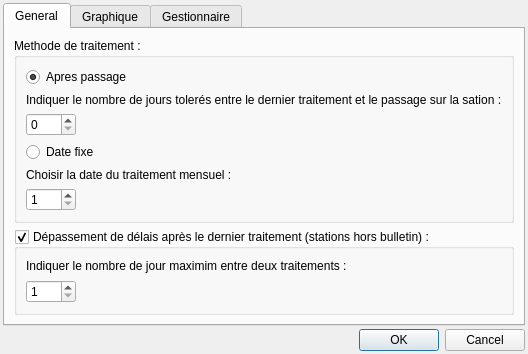
<?xml version="1.0" encoding="UTF-8"?>
<ui version="4.0">
 <class>options</class>
 <widget class="QDialog" name="options">
  <property name="windowModality">
   <enum>Qt::WindowModal</enum>
  </property>
  <property name="geometry">
   <rect>
    <x>0</x>
    <y>0</y>
    <width>497</width>
    <height>325</height>
   </rect>
  </property>
  <property name="windowTitle">
   <string>Options...</string>
  </property>
  <layout class="QVBoxLayout" name="verticalLayout">
   <property name="spacing">
    <number>3</number>
   </property>
   <property name="leftMargin">
    <number>3</number>
   </property>
   <property name="topMargin">
    <number>3</number>
   </property>
   <property name="rightMargin">
    <number>3</number>
   </property>
   <property name="bottomMargin">
    <number>3</number>
   </property>
   <item>
    <widget class="QTabWidget" name="generalTab">
     <property name="currentIndex">
      <number>0</number>
     </property>
     <widget class="QWidget" name="generalTabLayout">
      <attribute name="title">
       <string>General</string>
      </attribute>
      <layout class="QVBoxLayout" name="verticalLayout_2">
       <item>
        <layout class="QGridLayout" name="gridLayout">
         <item row="0" column="0" colspan="2">
          <widget class="QGroupBox" name="processingMethodBox">
           <property name="title">
            <string>Methode de traitement :</string>
           </property>
           <property name="checkable">
            <bool>false</bool>
           </property>
           <layout class="QGridLayout" name="gridLayout_3">
            <item row="4" column="0">
             <widget class="QRadioButton" name="afterPassage">
              <property name="text">
               <string>Apres passage</string>
              </property>
              <property name="checked">
               <bool>true</bool>
              </property>
             </widget>
            </item>
            <item row="7" column="0">
             <widget class="QRadioButton" name="fixedDate">
              <property name="text">
               <string>Date fixe</string>
              </property>
             </widget>
            </item>
            <item row="11" column="0">
             <widget class="QSpinBox" name="fixedDateInt">
              <property name="maximumSize">
               <size>
                <width>50</width>
                <height>16777215</height>
               </size>
              </property>
              <property name="minimum">
               <number>1</number>
              </property>
              <property name="maximum">
               <number>31</number>
              </property>
             </widget>
            </item>
            <item row="6" column="0">
             <widget class="QSpinBox" name="toleranceInt">
              <property name="maximumSize">
               <size>
                <width>50</width>
                <height>16777215</height>
               </size>
              </property>
              <property name="accelerated">
               <bool>true</bool>
              </property>
             </widget>
            </item>
            <item row="10" column="0">
             <widget class="QLabel" name="label_3">
              <property name="text">
               <string>Choisir la date du traitement mensuel :</string>
              </property>
             </widget>
            </item>
            <item row="5" column="0">
             <widget class="QLabel" name="label">
              <property name="text">
               <string>Indiquer le nombre de jours tolerés entre le dernier traitement et le passage sur la sation :</string>
              </property>
             </widget>
            </item>
           </layout>
          </widget>
         </item>
        </layout>
       </item>
       <item>
        <widget class="QGroupBox" name="dayNumberBox">
         <property name="title">
          <string>Dépassement de délais après le dernier traitement (stations hors bulletin) :</string>
         </property>
         <property name="checkable">
          <bool>true</bool>
         </property>
         <layout class="QVBoxLayout" name="verticalLayout_4">
          <item>
           <widget class="QLabel" name="timeOutDayLabel">
            <property name="text">
             <string>Indiquer le nombre de jour maximim entre deux traitements :</string>
            </property>
           </widget>
          </item>
          <item>
           <widget class="QSpinBox" name="timeOutDayInt">
            <property name="maximumSize">
             <size>
              <width>50</width>
              <height>16777215</height>
             </size>
            </property>
            <property name="minimum">
             <number>1</number>
            </property>
           </widget>
          </item>
         </layout>
        </widget>
       </item>
      </layout>
     </widget>
     <widget class="QWidget" name="graphiqueTab">
      <attribute name="title">
       <string>Graphique</string>
      </attribute>
      <layout class="QVBoxLayout" name="verticalLayout_3">
       <item>
        <layout class="QGridLayout" name="graphiqueTabGridLayout">
         <item row="4" column="1">
          <widget class="QPushButton" name="bulletinColor">
           <property name="text">
            <string>Modifer</string>
           </property>
          </widget>
         </item>
         <item row="2" column="1">
          <widget class="QPushButton" name="processingColor">
           <property name="text">
            <string>Modifier</string>
           </property>
          </widget>
         </item>
         <item row="2" column="3">
          <widget class="QPushButton" name="defautProcessing">
           <property name="text">
            <string>Defaut</string>
           </property>
          </widget>
         </item>
         <item row="4" column="3">
          <widget class="QPushButton" name="defautBuletin">
           <property name="text">
            <string>Defaut</string>
           </property>
          </widget>
         </item>
         <item row="3" column="1" colspan="3">
          <widget class="QLabel" name="bulletinColorLabel">
           <property name="sizeIncrement">
            <size>
             <width>0</width>
             <height>0</height>
            </size>
           </property>
           <property name="text">
            <string>Couleur des stations du bulletin :</string>
           </property>
          </widget>
         </item>
         <item row="0" column="1" colspan="3">
          <widget class="QLabel" name="stationColorLabel">
           <property name="sizeIncrement">
            <size>
             <width>0</width>
             <height>0</height>
            </size>
           </property>
           <property name="text">
            <string>Couleur des stations à traiter :</string>
           </property>
          </widget>
         </item>
         <item row="4" column="2">
          <widget class="QFrame" name="buletinColorView">
           <property name="frameShape">
            <enum>QFrame::StyledPanel</enum>
           </property>
           <property name="frameShadow">
            <enum>QFrame::Raised</enum>
           </property>
          </widget>
         </item>
         <item row="2" column="2">
          <widget class="QFrame" name="processingColorView">
           <property name="frameShape">
            <enum>QFrame::StyledPanel</enum>
           </property>
           <property name="frameShadow">
            <enum>QFrame::Raised</enum>
           </property>
          </widget>
         </item>
         <item row="6" column="1">
          <widget class="QPushButton" name="timeOutDayColor">
           <property name="text">
            <string>Modifier</string>
           </property>
          </widget>
         </item>
         <item row="6" column="3">
          <widget class="QPushButton" name="defautTimeOutDay">
           <property name="text">
            <string>Defaut</string>
           </property>
          </widget>
         </item>
         <item row="7" column="2">
          <spacer name="verticalSpacer_2">
           <property name="orientation">
            <enum>Qt::Vertical</enum>
           </property>
           <property name="sizeHint" stdset="0">
            <size>
             <width>20</width>
             <height>40</height>
            </size>
           </property>
          </spacer>
         </item>
         <item row="6" column="2">
          <widget class="QFrame" name="timeOutDayColorView">
           <property name="frameShape">
            <enum>QFrame::StyledPanel</enum>
           </property>
           <property name="frameShadow">
            <enum>QFrame::Raised</enum>
           </property>
          </widget>
         </item>
         <item row="5" column="1" colspan="3">
          <widget class="QLabel" name="timeOutColorLabel">
           <property name="text">
            <string>Couleur des stations avec depassement du délais de traitement :</string>
           </property>
          </widget>
         </item>
        </layout>
       </item>
      </layout>
     </widget>
     <widget class="QWidget" name="adminTab">
      <attribute name="title">
       <string>Gestionnaire</string>
      </attribute>
      <layout class="QVBoxLayout" name="verticalLayout_5">
       <item>
        <widget class="QGroupBox" name="AuthentificationBox">
         <property name="title">
          <string>Activer le mode gestionnaire</string>
         </property>
         <layout class="QGridLayout" name="gridLayout_4">
          <item row="2" column="1" colspan="2">
           <widget class="QCheckBox" name="showMdpCheckBox">
            <property name="text">
             <string>Afficher le texte</string>
            </property>
           </widget>
          </item>
          <item row="1" column="0" colspan="3">
           <widget class="QLineEdit" name="mdpLigneEdit">
            <property name="maxLength">
             <number>255</number>
            </property>
            <property name="echoMode">
             <enum>QLineEdit::Password</enum>
            </property>
           </widget>
          </item>
          <item row="4" column="0">
           <spacer name="horizontalSpacer">
            <property name="orientation">
             <enum>Qt::Horizontal</enum>
            </property>
            <property name="sizeHint" stdset="0">
             <size>
              <width>40</width>
              <height>20</height>
             </size>
            </property>
           </spacer>
          </item>
          <item row="4" column="2">
           <widget class="QPushButton" name="delAdminButton">
            <property name="text">
             <string>Suprimer</string>
            </property>
           </widget>
          </item>
          <item row="4" column="1">
           <widget class="QPushButton" name="checkAdminButton">
            <property name="text">
             <string>Verifier</string>
            </property>
           </widget>
          </item>
          <item row="2" column="0">
           <widget class="QLabel" name="CheckLabel">
            <property name="font">
             <font>
              <pointsize>11</pointsize>
              <weight>75</weight>
              <italic>true</italic>
              <bold>true</bold>
             </font>
            </property>
            <property name="text">
             <string/>
            </property>
           </widget>
          </item>
         </layout>
        </widget>
       </item>
       <item>
        <spacer name="verticalSpacer">
         <property name="orientation">
          <enum>Qt::Vertical</enum>
         </property>
         <property name="sizeHint" stdset="0">
          <size>
           <width>20</width>
           <height>40</height>
          </size>
         </property>
        </spacer>
       </item>
      </layout>
     </widget>
    </widget>
   </item>
   <item>
    <widget class="QDialogButtonBox" name="buttonBox">
     <property name="orientation">
      <enum>Qt::Horizontal</enum>
     </property>
     <property name="standardButtons">
      <set>QDialogButtonBox::Cancel|QDialogButtonBox::Ok</set>
     </property>
    </widget>
   </item>
  </layout>
 </widget>
 <resources/>
 <connections>
  <connection>
   <sender>buttonBox</sender>
   <signal>accepted()</signal>
   <receiver>options</receiver>
   <slot>accept()</slot>
   <hints>
    <hint type="sourcelabel">
     <x>248</x>
     <y>254</y>
    </hint>
    <hint type="destinationlabel">
     <x>157</x>
     <y>274</y>
    </hint>
   </hints>
  </connection>
  <connection>
   <sender>buttonBox</sender>
   <signal>rejected()</signal>
   <receiver>options</receiver>
   <slot>reject()</slot>
   <hints>
    <hint type="sourcelabel">
     <x>316</x>
     <y>260</y>
    </hint>
    <hint type="destinationlabel">
     <x>286</x>
     <y>274</y>
    </hint>
   </hints>
  </connection>
 </connections>
</ui>
